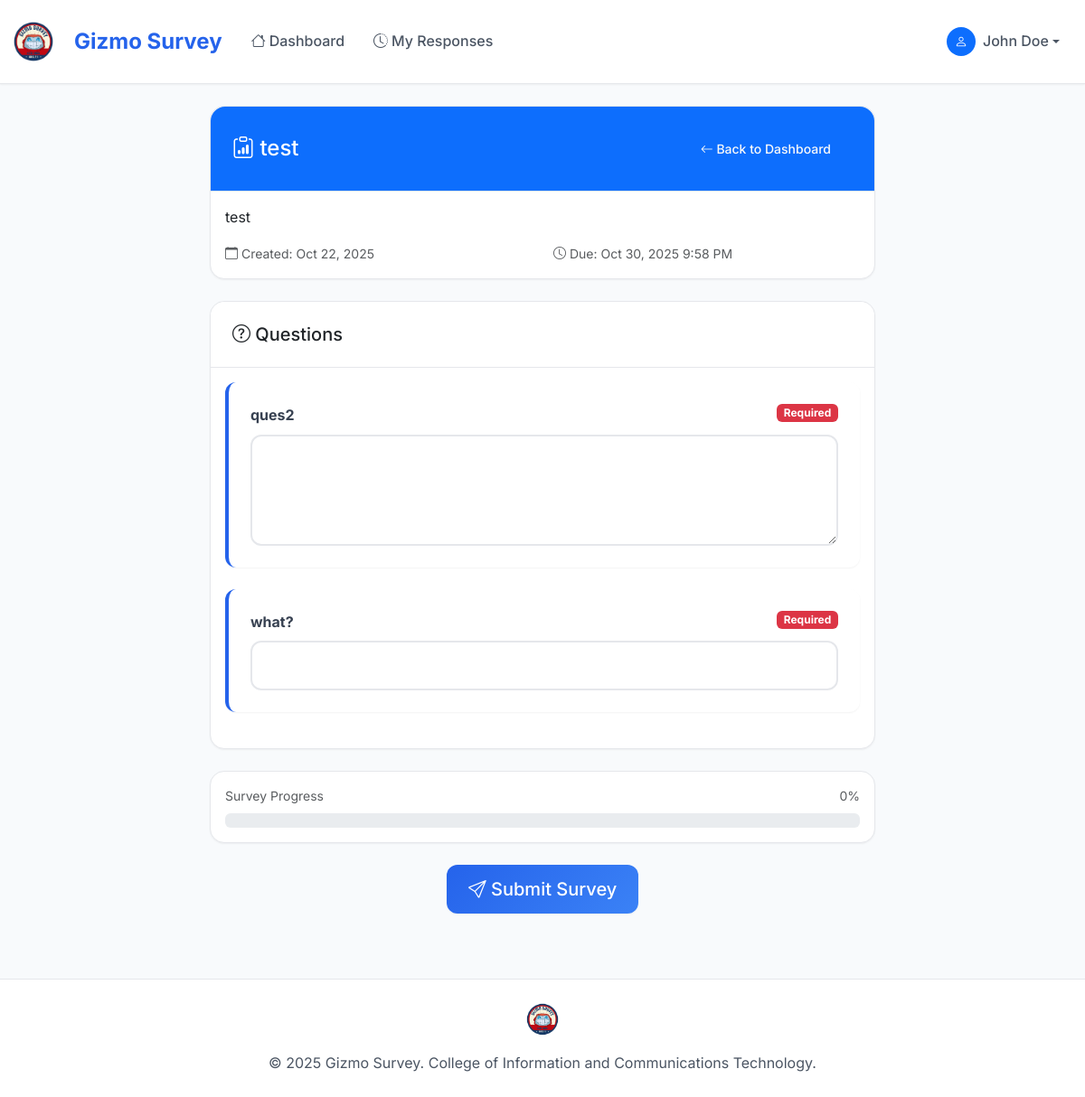
Page /student/survey/3/ (signed in) on the committed database.
### myapp/models.py (models this page shows, shortened)
class Survey(models.Model):
    title = models.CharField(max_length=200)
    description = models.TextField(blank=True)
    created_by = models.ForeignKey(User, on_delete=models.CASCADE, related_name='created_surveys')
    sections = models.ManyToManyField(Section, related_name='surveys')
    is_active = models.BooleanField(default=True)
    created_at = models.DateTimeField(auto_now_add=True)
    updated_at = models.DateTimeField(auto_now=True)
    due_date = models.DateTimeField(null=True, blank=True)
    class Meta:
        ordering = ['-created_at']
    @property
    def is_open(self):
        if not self.is_active:
            return False
        if self.due_date and timezone.now() > self.due_date:
            return False
        return True

class Question(models.Model):
    QUESTION_TYPES = [
        ('multiple_choice', 'Multiple Choice'),
        ('likert_scale', 'Likert Scale'),
        ('short_answer', 'Short Answer'),
        ('long_answer', 'Long Answer'),
    ]
    survey = models.ForeignKey(Survey, on_delete=models.CASCADE, related_name='questions')
    question_text = models.TextField()
    question_type = models.CharField(max_length=20, choices=QUESTION_TYPES)
    is_required = models.BooleanField(default=True)
    order = models.PositiveIntegerField(default=0)
    options = models.JSONField(default=list, blank=True)
    likert_min = models.IntegerField(default=1)
    likert_max = models.IntegerField(default=5)
    likert_labels = models.JSONField(default=list, blank=True)
    class Meta:
        ordering = ['order']

### myapp/views.py (the view)
# urls.py: path('student/survey/<int:survey_id>/', views.take_survey, name='take_survey'),
@login_required
def take_survey(request, survey_id):
    profile = UserProfile.objects.get(user=request.user)
    if profile.role != 'student':
        messages.error(request, 'Access denied. Student access required.')
        return redirect('home')
    survey = get_object_or_404(Survey, id=survey_id)
    if profile.section not in survey.sections.all():
        messages.error(request, 'This survey is not assigned to your section.')
        return redirect('student_dashboard')
    if not survey.is_open:
        messages.error(request, 'This survey is no longer accepting responses.')
        return redirect('student_dashboard')
    if SurveyResponse.objects.filter(survey=survey, student=request.user).exists():
        messages.info(request, 'You have already completed this survey.')
        return redirect('student_dashboard')
    if request.method == 'POST':
        form = SurveyResponseForm(survey, request.POST)
        if form.is_valid():
            response = SurveyResponse.objects.create(
                survey=survey,
                student=request.user
            )
            for question in survey.questions.all():
                field_name = f'question_{question.id}'
                if field_name in form.cleaned_data:
                    answer_value = form.cleaned_data[field_name]
                    answer = Answer.objects.create(
                        response=response,
                        question=question
                    )
                    if question.question_type in ['multiple_choice', 'likert_scale']:
                        answer.answer_choice = answer_value
                    elif question.question_type in ['short_answer', 'long_answer']:
                        answer.answer_text = answer_value
                    answer.save()
            messages.success(request, 'Survey submitted successfully!')
            return redirect('student_dashboard')
    else:
        form = SurveyResponseForm(survey)
    context = {
        'survey': survey,
        'form': form,
        'profile': profile,
    }
    return render(request, 'myapp/take_survey.html', context)

### myapp/templates/myapp/take_survey.html (shortened to what this page needs)
{% extends 'myapp/base.html' %}
{% block content %}
<div class="container py-4">
    <div class="row justify-content-center">
        <div class="col-lg-8">
            <div class="card mb-4">
                <div class="card-header bg-primary text-white">
                    <div class="d-flex justify-content-between align-items-center">
                        <h4 class="mb-0">
                            <i class="bi bi-clipboard-data"></i> {{ survey.title }}
                        </h4>
                        <a href="{% url 'student_dashboard' %}" class="btn btn-outline-light btn-sm">
                            <i class="bi bi-arrow-left"></i> Back to Dashboard
                        </a>
                    </div>
                </div>
                <div class="card-body">
                    {% if survey.description %}
                        <p class="card-text">{{ survey.description }}</p>
                    {% endif %}
                    <div class="row text-muted small">
                        <div class="col-md-6">
                            <i class="bi bi-calendar"></i> Created: {{ survey.created_at|date:"M d, Y" }}
                        </div>
                        {% if survey.due_date %}
                            <div class="col-md-6">
                                <i class="bi bi-clock"></i> Due: {{ survey.due_date|date:"M d, Y g:i A" }}
                            </div>
                        {% endif %}
                    </div>
                </div>
            </div>
            <form method="post" id="surveyForm">
                <div class="card">
                    <div class="card-header">
                        <h5 class="mb-0">
                            <i class="bi bi-question-circle"></i> Questions
                        </h5>
                    </div>
                    <div class="card-body">
                        {% for field in form %}
                            <div class="question-item mb-4">
                                <div class="d-flex justify-content-between align-items-start mb-2">
                                    <label class="form-label fw-bold mb-0">{{ field.label }}</label>
                                    {% if field.field.required %}
                                        <span class="badge bg-danger">Required</span>
                                    {% endif %}
                                </div>
                                {% if field.field.widget.input_type == 'radio' %}
                                    <div class="form-check-group">
                                        {% for choice in field %}
                                            <div class="form-check mb-2">
                                                {{ choice.tag }}
                                                <label class="form-check-label" for="{{ choice.id_for_label }}">
                                                    {{ choice.choice_label }}
                                                </label>
                                            </div>
                                        {% endfor %}
                                    </div>
                                {% else %}
                                    {{ field }}
                                {% endif %}
                            </div>
                        {% endfor %}
                    </div>
                </div>
                <div class="card mt-4">
                    <div class="card-body">
                        <div class="d-flex justify-content-between align-items-center mb-2">
                            <span class="small text-muted">Survey Progress</span>
                            <span class="small text-muted" id="progressText">0%</span>
                        </div>
                        <div class="progress">
                        </div>
                    </div>
                </div>
                <div class="text-center mt-4">
                    <button type="submit" class="btn btn-primary btn-lg">
                        <i class="bi bi-send"></i> Submit Survey
                    </button>
                </div>
            </form>
        </div>
    </div>
</div>
{% endblock %}

### myapp/templates/myapp/base.html (shortened to what this page needs)
<!DOCTYPE html>
<html lang="en">
<head>
    <link href="https://cdn.jsdelivr.net/npm/bootstrap@5.3.0/dist/css/bootstrap.min.css" rel="stylesheet">
    <link href="https://cdn.jsdelivr.net/npm/bootstrap-icons@1.10.0/font/bootstrap-icons.css" rel="stylesheet">
</head>
<body>
    <nav class="navbar navbar-expand-lg navbar-light">
        <div class="container-fluid">
            <a class="navbar-brand d-flex align-items-center" href="{% url 'home' %}">
                {% load static %}
                <img src="{% static 'myapp/images/logo_survey.png' %}" alt="Gizmo Survey Logo" class="navbar-logo">
                <span class="brand-text">Gizmo Survey</span>
            </a>
            {% if user.is_authenticated %}
            <div class="collapse navbar-collapse" id="navbarNav">
                <ul class="navbar-nav me-auto">
                    {% if user.userprofile.role == 'student' %}
                        <li class="nav-item">
                            <a class="nav-link" href="{% url 'student_dashboard' %}">
                                <i class="bi bi-house me-1"></i>Dashboard
                            </a>
                        </li>
                        <li class="nav-item">
                            <a class="nav-link" href="{% url 'student_history' %}">
                                <i class="bi bi-clock-history me-1"></i>My Responses
                            </a>
                        </li>
                    {% endif %}
                </ul>
                <ul class="navbar-nav">
                    <li class="nav-item dropdown">
                        <a class="nav-link dropdown-toggle d-flex align-items-center" href="#" role="button" data-bs-toggle="dropdown">
                            <div class="bg-primary rounded-circle d-flex align-items-center justify-content-center me-2" style="width: 32px; height: 32px;">
                                <i class="bi bi-person text-white" style="font-size: 0.875rem;"></i>
                            </div>
                            <span class="fw-medium">{{ user.get_full_name|default:user.username }}</span>
                        </a>
                    </li>
                </ul>
            </div>
            {% endif %}
        </div>
    </nav>
    <main class="main-content">
        {% block content %}{% endblock %}
    </main>
    <footer class="footer text-center py-4 mt-5">
        <div class="container">
            {% load static %}
            <img src="{% static 'myapp/images/logo_survey.png' %}" alt="Gizmo Survey Logo" class="footer-logo">
            <p class="mb-0">&copy; 2025 Gizmo Survey. College of Information and Communications Technology.</p>
        </div>
    </footer>
</body>
</html>

### myapp/templates/myapp/base.html (style rules this page uses)
:root { --primary-color: #2563eb; --primary-dark: #1d4ed8; --primary-light: #3b82f6; --secondary-color: #64748b; --success-color: #10b981; --warning-color: #f59e0b; --danger-color: #ef4444; --light-bg: #f8fafc; --white: #ffffff; --gray-50: #f9fafb; --gray-100: #f3f4f6; --gray-200: #e5e7eb; --gray-300: #d1d5db; --gray-400: #9ca3af; --gray-500: #6b7280; --gray-600: #4b5563; --gray-700: #374151; --gray-800: #1f2937; --gray-900: #111827; --shadow-sm: 0 1px 2px 0 rgb(0 0 0 / 0.05); --shadow-md: 0 4px 6px -1px rgb(0 0 0 / 0.1), 0 2px 4px -2px rgb(0 0 0 / 0.1); --shadow-lg: 0 10px 15px -3px rgb(0 0 0 / 0.1), 0 4px 6px -4px rgb(0 0 0 / 0.1); --shadow-xl: 0 20px 25px -5px rgb(0 0 0 / 0.1), 0 8px 10px -6px rgb(0 0 0 / 0.1); --border-radius: 0.75rem; --border-radius-lg: 1rem; }
* { font-family: 'Inter', -apple-system, BlinkMacSystemFont, 'Segoe UI', Roboto, sans-serif; }
body { background-color: var(--light-bg); color: var(--gray-800); line-height: 1.6; }
.navbar { background: var(--white) !important; border-bottom: 1px solid var(--gray-200); box-shadow: var(--shadow-sm); padding: 1rem 0; }
.navbar-brand { font-weight: 700; font-size: 1.5rem; color: var(--primary-color) !important; text-decoration: none; }
.navbar-nav .nav-link { font-weight: 500; color: var(--gray-600) !important; padding: 0.5rem 1rem !important; border-radius: var(--border-radius); transition: all 0.2s ease; }
.card { background: var(--white); border: 1px solid var(--gray-200); border-radius: var(--border-radius-lg); box-shadow: var(--shadow-sm); transition: all 0.3s ease; }
.card-header { background: var(--white); border-bottom: 1px solid var(--gray-200); border-radius: var(--border-radius-lg) var(--border-radius-lg) 0 0 !important; padding: 1.5rem; }
.btn { font-weight: 500; border-radius: var(--border-radius); padding: 0.75rem 1.5rem; transition: all 0.2s ease; border: none; }
.btn-primary { background: linear-gradient(135deg, var(--primary-color), var(--primary-light)); color: var(--white); box-shadow: var(--shadow-sm); }
.form-control { border: 2px solid var(--gray-200); border-radius: var(--border-radius); padding: 0.875rem 1rem; font-size: 0.95rem; transition: all 0.2s ease; background: var(--white); }
.form-label { font-weight: 600; color: var(--gray-700); margin-bottom: 0.5rem; }
.question-item { border-left: 4px solid var(--primary-color); padding-left: 1.5rem; margin-bottom: 1.5rem; background: var(--white); padding: 1.5rem; border-radius: var(--border-radius); box-shadow: var(--shadow-sm); }
.main-content { min-height: 100vh; background: var(--light-bg); }
.footer { background: var(--white); border-top: 1px solid var(--gray-200); color: var(--gray-600); }
.navbar-logo { height: 50px; width: auto; margin-right: 12px; }
.footer-logo { height: 40px; width: auto; margin: 0 auto 16px; display: block; }
.brand-text { font-size: 1.5rem; font-weight: 700; color: var(--primary-color); margin-left: 8px; }

### rows in the picture
Survey: title "test", description "test", created_at "Oct 22, 2025", due_date "Oct 30, 2025 9:58 PM"
Question: label "ques2"
Question: label "what?"

### other values in the picture
{{ user.get_full_name|default:user.username }} "John Doe"
